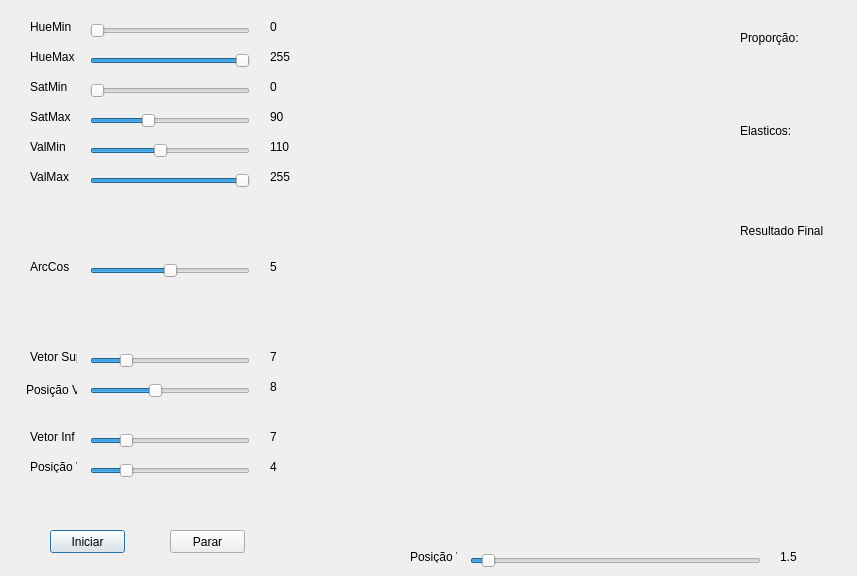
<?xml version="1.0" encoding="UTF-8"?>
<ui version="4.0">
 <class>Dialog</class>
 <widget class="QDialog" name="Dialog">
  <property name="geometry">
   <rect>
    <x>0</x>
    <y>0</y>
    <width>857</width>
    <height>576</height>
   </rect>
  </property>
  <property name="windowTitle">
   <string>Dialog</string>
  </property>
  <widget class="QSlider" name="HueMin">
   <property name="geometry">
    <rect>
     <x>90</x>
     <y>20</y>
     <width>160</width>
     <height>22</height>
    </rect>
   </property>
   <property name="maximum">
    <number>255</number>
   </property>
   <property name="orientation">
    <enum>Qt::Horizontal</enum>
   </property>
  </widget>
  <widget class="QSlider" name="HueMax">
   <property name="geometry">
    <rect>
     <x>90</x>
     <y>50</y>
     <width>160</width>
     <height>22</height>
    </rect>
   </property>
   <property name="maximum">
    <number>255</number>
   </property>
   <property name="value">
    <number>255</number>
   </property>
   <property name="orientation">
    <enum>Qt::Horizontal</enum>
   </property>
  </widget>
  <widget class="QSlider" name="SatMin">
   <property name="geometry">
    <rect>
     <x>90</x>
     <y>80</y>
     <width>160</width>
     <height>22</height>
    </rect>
   </property>
   <property name="maximum">
    <number>255</number>
   </property>
   <property name="orientation">
    <enum>Qt::Horizontal</enum>
   </property>
  </widget>
  <widget class="QSlider" name="SatMax">
   <property name="geometry">
    <rect>
     <x>90</x>
     <y>110</y>
     <width>160</width>
     <height>22</height>
    </rect>
   </property>
   <property name="maximum">
    <number>255</number>
   </property>
   <property name="value">
    <number>90</number>
   </property>
   <property name="orientation">
    <enum>Qt::Horizontal</enum>
   </property>
  </widget>
  <widget class="QSlider" name="ValMin">
   <property name="geometry">
    <rect>
     <x>90</x>
     <y>140</y>
     <width>160</width>
     <height>22</height>
    </rect>
   </property>
   <property name="maximum">
    <number>255</number>
   </property>
   <property name="value">
    <number>110</number>
   </property>
   <property name="orientation">
    <enum>Qt::Horizontal</enum>
   </property>
  </widget>
  <widget class="QSlider" name="ValMax">
   <property name="geometry">
    <rect>
     <x>90</x>
     <y>170</y>
     <width>160</width>
     <height>22</height>
    </rect>
   </property>
   <property name="maximum">
    <number>255</number>
   </property>
   <property name="value">
    <number>255</number>
   </property>
   <property name="orientation">
    <enum>Qt::Horizontal</enum>
   </property>
  </widget>
  <widget class="QLabel" name="lhmin">
   <property name="geometry">
    <rect>
     <x>270</x>
     <y>20</y>
     <width>47</width>
     <height>13</height>
    </rect>
   </property>
   <property name="text">
    <string>0</string>
   </property>
  </widget>
  <widget class="QLabel" name="lhmax">
   <property name="geometry">
    <rect>
     <x>270</x>
     <y>50</y>
     <width>47</width>
     <height>13</height>
    </rect>
   </property>
   <property name="text">
    <string>255</string>
   </property>
  </widget>
  <widget class="QLabel" name="lsmin">
   <property name="geometry">
    <rect>
     <x>270</x>
     <y>80</y>
     <width>47</width>
     <height>13</height>
    </rect>
   </property>
   <property name="text">
    <string>0</string>
   </property>
  </widget>
  <widget class="QLabel" name="lsmax">
   <property name="geometry">
    <rect>
     <x>270</x>
     <y>110</y>
     <width>47</width>
     <height>13</height>
    </rect>
   </property>
   <property name="text">
    <string>90</string>
   </property>
  </widget>
  <widget class="QLabel" name="lvmin">
   <property name="geometry">
    <rect>
     <x>270</x>
     <y>140</y>
     <width>47</width>
     <height>13</height>
    </rect>
   </property>
   <property name="text">
    <string>110</string>
   </property>
  </widget>
  <widget class="QLabel" name="lvmax">
   <property name="geometry">
    <rect>
     <x>270</x>
     <y>170</y>
     <width>47</width>
     <height>13</height>
    </rect>
   </property>
   <property name="text">
    <string>255</string>
   </property>
  </widget>
  <widget class="QLabel" name="label_7">
   <property name="geometry">
    <rect>
     <x>30</x>
     <y>20</y>
     <width>47</width>
     <height>13</height>
    </rect>
   </property>
   <property name="text">
    <string>HueMin</string>
   </property>
  </widget>
  <widget class="QLabel" name="label_8">
   <property name="geometry">
    <rect>
     <x>30</x>
     <y>50</y>
     <width>47</width>
     <height>13</height>
    </rect>
   </property>
   <property name="text">
    <string>HueMax</string>
   </property>
  </widget>
  <widget class="QLabel" name="label_9">
   <property name="geometry">
    <rect>
     <x>30</x>
     <y>80</y>
     <width>47</width>
     <height>13</height>
    </rect>
   </property>
   <property name="text">
    <string>SatMin</string>
   </property>
  </widget>
  <widget class="QLabel" name="label_10">
   <property name="geometry">
    <rect>
     <x>30</x>
     <y>110</y>
     <width>47</width>
     <height>13</height>
    </rect>
   </property>
   <property name="text">
    <string>SatMax</string>
   </property>
  </widget>
  <widget class="QLabel" name="label_11">
   <property name="geometry">
    <rect>
     <x>30</x>
     <y>140</y>
     <width>47</width>
     <height>13</height>
    </rect>
   </property>
   <property name="text">
    <string>ValMin</string>
   </property>
  </widget>
  <widget class="QLabel" name="label_12">
   <property name="geometry">
    <rect>
     <x>30</x>
     <y>170</y>
     <width>47</width>
     <height>13</height>
    </rect>
   </property>
   <property name="text">
    <string>ValMax</string>
   </property>
  </widget>
  <widget class="QPushButton" name="initBTN">
   <property name="geometry">
    <rect>
     <x>50</x>
     <y>530</y>
     <width>75</width>
     <height>23</height>
    </rect>
   </property>
   <property name="text">
    <string>Iniciar</string>
   </property>
  </widget>
  <widget class="QPushButton" name="stopBTN">
   <property name="geometry">
    <rect>
     <x>170</x>
     <y>530</y>
     <width>75</width>
     <height>23</height>
    </rect>
   </property>
   <property name="text">
    <string>Parar</string>
   </property>
  </widget>
  <widget class="QLabel" name="L_img">
   <property name="geometry">
    <rect>
     <x>350</x>
     <y>10</y>
     <width>411</width>
     <height>241</height>
    </rect>
   </property>
   <property name="text">
    <string/>
   </property>
  </widget>
  <widget class="QLabel" name="L_img_2">
   <property name="geometry">
    <rect>
     <x>310</x>
     <y>290</y>
     <width>411</width>
     <height>241</height>
    </rect>
   </property>
   <property name="text">
    <string/>
   </property>
  </widget>
  <widget class="QLabel" name="L_img_3">
   <property name="geometry">
    <rect>
     <x>340</x>
     <y>280</y>
     <width>411</width>
     <height>241</height>
    </rect>
   </property>
   <property name="text">
    <string/>
   </property>
  </widget>
  <widget class="QLabel" name="L_img_4">
   <property name="geometry">
    <rect>
     <x>350</x>
     <y>10</y>
     <width>411</width>
     <height>241</height>
    </rect>
   </property>
   <property name="text">
    <string/>
   </property>
  </widget>
  <widget class="QLabel" name="L_img_5">
   <property name="geometry">
    <rect>
     <x>320</x>
     <y>20</y>
     <width>411</width>
     <height>241</height>
    </rect>
   </property>
   <property name="text">
    <string/>
   </property>
  </widget>
  <widget class="QLabel" name="lblMask">
   <property name="geometry">
    <rect>
     <x>320</x>
     <y>270</y>
     <width>411</width>
     <height>241</height>
    </rect>
   </property>
   <property name="text">
    <string/>
   </property>
  </widget>
  <widget class="QLabel" name="vetor_sup_lbl_value">
   <property name="geometry">
    <rect>
     <x>270</x>
     <y>350</y>
     <width>47</width>
     <height>13</height>
    </rect>
   </property>
   <property name="text">
    <string>7</string>
   </property>
  </widget>
  <widget class="QLabel" name="arc_cos_lbl_value">
   <property name="geometry">
    <rect>
     <x>270</x>
     <y>260</y>
     <width>47</width>
     <height>13</height>
    </rect>
   </property>
   <property name="text">
    <string>5</string>
   </property>
  </widget>
  <widget class="QLabel" name="arc_cos_lbl_txt">
   <property name="geometry">
    <rect>
     <x>30</x>
     <y>260</y>
     <width>47</width>
     <height>13</height>
    </rect>
   </property>
   <property name="text">
    <string>ArcCos</string>
   </property>
  </widget>
  <widget class="QSlider" name="vetor_sup">
   <property name="geometry">
    <rect>
     <x>90</x>
     <y>350</y>
     <width>160</width>
     <height>22</height>
    </rect>
   </property>
   <property name="minimum">
    <number>5</number>
   </property>
   <property name="maximum">
    <number>15</number>
   </property>
   <property name="value">
    <number>7</number>
   </property>
   <property name="orientation">
    <enum>Qt::Horizontal</enum>
   </property>
  </widget>
  <widget class="QSlider" name="arc_cos">
   <property name="geometry">
    <rect>
     <x>90</x>
     <y>260</y>
     <width>160</width>
     <height>22</height>
    </rect>
   </property>
   <property name="maximum">
    <number>10</number>
   </property>
   <property name="value">
    <number>5</number>
   </property>
   <property name="orientation">
    <enum>Qt::Horizontal</enum>
   </property>
  </widget>
  <widget class="QLabel" name="label_14">
   <property name="geometry">
    <rect>
     <x>30</x>
     <y>350</y>
     <width>47</width>
     <height>13</height>
    </rect>
   </property>
   <property name="text">
    <string>Vetor Sup</string>
   </property>
  </widget>
  <widget class="QLabel" name="vetor_inf_position_lbl_value">
   <property name="geometry">
    <rect>
     <x>270</x>
     <y>460</y>
     <width>47</width>
     <height>13</height>
    </rect>
   </property>
   <property name="text">
    <string>4</string>
   </property>
  </widget>
  <widget class="QLabel" name="vetor_inf_lbl_value">
   <property name="geometry">
    <rect>
     <x>270</x>
     <y>430</y>
     <width>47</width>
     <height>13</height>
    </rect>
   </property>
   <property name="text">
    <string>7</string>
   </property>
  </widget>
  <widget class="QLabel" name="label_15">
   <property name="geometry">
    <rect>
     <x>30</x>
     <y>430</y>
     <width>47</width>
     <height>13</height>
    </rect>
   </property>
   <property name="text">
    <string>Vetor Inf</string>
   </property>
  </widget>
  <widget class="QSlider" name="vetor_inf_position">
   <property name="geometry">
    <rect>
     <x>90</x>
     <y>460</y>
     <width>160</width>
     <height>22</height>
    </rect>
   </property>
   <property name="minimum">
    <number>0</number>
   </property>
   <property name="maximum">
    <number>20</number>
   </property>
   <property name="value">
    <number>4</number>
   </property>
   <property name="orientation">
    <enum>Qt::Horizontal</enum>
   </property>
  </widget>
  <widget class="QSlider" name="vetor_inf">
   <property name="geometry">
    <rect>
     <x>90</x>
     <y>430</y>
     <width>160</width>
     <height>22</height>
    </rect>
   </property>
   <property name="minimum">
    <number>5</number>
   </property>
   <property name="maximum">
    <number>15</number>
   </property>
   <property name="value">
    <number>7</number>
   </property>
   <property name="orientation">
    <enum>Qt::Horizontal</enum>
   </property>
  </widget>
  <widget class="QLabel" name="label_16">
   <property name="geometry">
    <rect>
     <x>30</x>
     <y>460</y>
     <width>47</width>
     <height>13</height>
    </rect>
   </property>
   <property name="text">
    <string>Posição Vt</string>
   </property>
  </widget>
  <widget class="QLabel" name="vetor_sup_position_lbl_value">
   <property name="geometry">
    <rect>
     <x>270</x>
     <y>380</y>
     <width>47</width>
     <height>13</height>
    </rect>
   </property>
   <property name="text">
    <string>8</string>
   </property>
  </widget>
  <widget class="QLabel" name="label_17">
   <property name="geometry">
    <rect>
     <x>26</x>
     <y>380</y>
     <width>51</width>
     <height>20</height>
    </rect>
   </property>
   <property name="text">
    <string>Posição Vt</string>
   </property>
  </widget>
  <widget class="QSlider" name="vetor_sup_position">
   <property name="geometry">
    <rect>
     <x>90</x>
     <y>380</y>
     <width>160</width>
     <height>22</height>
    </rect>
   </property>
   <property name="minimum">
    <number>0</number>
   </property>
   <property name="maximum">
    <number>20</number>
   </property>
   <property name="value">
    <number>8</number>
   </property>
   <property name="orientation">
    <enum>Qt::Horizontal</enum>
   </property>
  </widget>
  <widget class="QLabel" name="prop_or_des">
   <property name="geometry">
    <rect>
     <x>740</x>
     <y>60</y>
     <width>111</width>
     <height>31</height>
    </rect>
   </property>
   <property name="text">
    <string/>
   </property>
  </widget>
  <widget class="QLabel" name="lbl_scale">
   <property name="geometry">
    <rect>
     <x>780</x>
     <y>550</y>
     <width>47</width>
     <height>13</height>
    </rect>
   </property>
   <property name="text">
    <string>1.5</string>
   </property>
  </widget>
  <widget class="QSlider" name="slide_scale">
   <property name="geometry">
    <rect>
     <x>470</x>
     <y>550</y>
     <width>291</width>
     <height>22</height>
    </rect>
   </property>
   <property name="minimum">
    <number>0</number>
   </property>
   <property name="maximum">
    <number>50</number>
   </property>
   <property name="value">
    <number>2</number>
   </property>
   <property name="orientation">
    <enum>Qt::Horizontal</enum>
   </property>
  </widget>
  <widget class="QLabel" name="label_18">
   <property name="geometry">
    <rect>
     <x>410</x>
     <y>550</y>
     <width>47</width>
     <height>13</height>
    </rect>
   </property>
   <property name="text">
    <string>Posição Vt</string>
   </property>
  </widget>
  <widget class="QLabel" name="lbl_elasticos">
   <property name="geometry">
    <rect>
     <x>740</x>
     <y>120</y>
     <width>101</width>
     <height>21</height>
    </rect>
   </property>
   <property name="text">
    <string>Elasticos:</string>
   </property>
  </widget>
  <widget class="QLabel" name="lbl_img_elasticos">
   <property name="geometry">
    <rect>
     <x>740</x>
     <y>150</y>
     <width>111</width>
     <height>31</height>
    </rect>
   </property>
   <property name="text">
    <string/>
   </property>
  </widget>
  <widget class="QLabel" name="label_2">
   <property name="geometry">
    <rect>
     <x>740</x>
     <y>30</y>
     <width>81</width>
     <height>16</height>
    </rect>
   </property>
   <property name="text">
    <string>Proporção:</string>
   </property>
  </widget>
  <widget class="QLabel" name="lbl_elasticos_2">
   <property name="geometry">
    <rect>
     <x>740</x>
     <y>220</y>
     <width>101</width>
     <height>21</height>
    </rect>
   </property>
   <property name="text">
    <string>Resultado Final</string>
   </property>
  </widget>
  <widget class="QLabel" name="lbl_result">
   <property name="geometry">
    <rect>
     <x>740</x>
     <y>250</y>
     <width>111</width>
     <height>31</height>
    </rect>
   </property>
   <property name="text">
    <string/>
   </property>
  </widget>
 </widget>
 <resources/>
 <connections/>
</ui>
